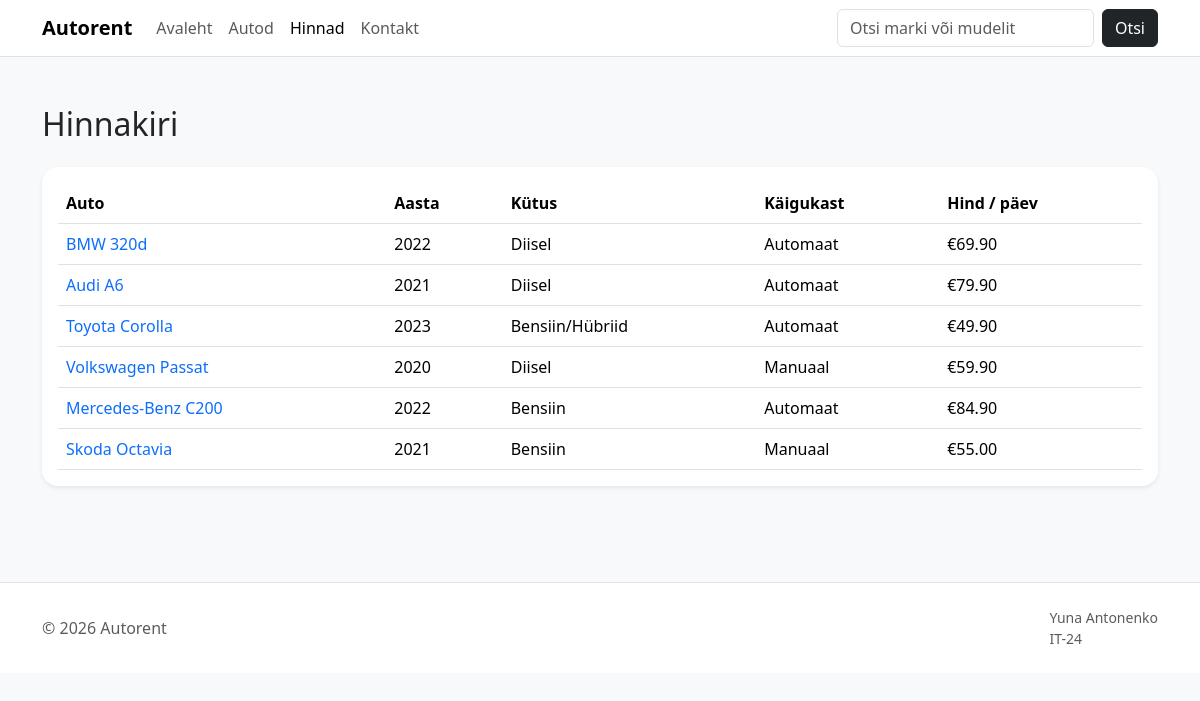
Screenshot of /hinnad.php with the database file from the repository.
### tables this page shows
CREATE TABLE cars (
  id INT AUTO_INCREMENT PRIMARY KEY,
  brand VARCHAR(100) NOT NULL,
  model VARCHAR(100) NOT NULL,
  year INT NOT NULL,
  registration_number VARCHAR(50) NOT NULL,
  price_per_day DECIMAL(10,2) NOT NULL,
  engine VARCHAR(100) NOT NULL,
  fuel_type VARCHAR(50) NOT NULL,
  transmission VARCHAR(50) NOT NULL,
  seats INT NOT NULL,
  description TEXT,
  image VARCHAR(255) NOT NULL,
  status ENUM('available', 'rented', 'service') NOT NULL DEFAULT 'available',
  created_at TIMESTAMP DEFAULT CURRENT_TIMESTAMP
);

### inc/functions.php (called while the page is built, shortened)
<?php
function e(?string $value): string {
    return htmlspecialchars((string)$value, ENT_QUOTES, 'UTF-8');
}
function current_page(): string {
    return basename($_SERVER['PHP_SELF'] ?? '');
}
function active_nav(array $pages): string {
    return in_array(current_page(), $pages, true) ? 'active' : '';
}
function get_cars(string $search = '', int $limit = 8, int $offset = 0): array {
    $conn = db();
    if ($search !== '') {
        $sql = "SELECT * FROM cars WHERE brand LIKE CONCAT('%', ?, '%') OR model LIKE CONCAT('%', ?, '%') ORDER BY created_at DESC LIMIT ? OFFSET ?";
        $stmt = $conn->prepare($sql);
        $stmt->bind_param('ssii', $search, $search, $limit, $offset);
    } else {
        $sql = "SELECT * FROM cars ORDER BY created_at DESC LIMIT ? OFFSET ?";
        $stmt = $conn->prepare($sql);
        $stmt->bind_param('ii', $limit, $offset);
    }
    $stmt->execute();
    $result = $stmt->get_result();
    return $result->fetch_all(MYSQLI_ASSOC);
}

### public/hinnad.php (the view, shortened to what this page needs)
<?php
require_once __DIR__ . '/../inc/header.php';
$cars = get_cars('', 100, 0);
?>
<section class="container py-5">
  <h1 class="h2 mb-4">Hinnakiri</h1>
  <div class="table-responsive bg-white rounded-4 shadow-sm p-3">
    <table class="table table-hover align-middle mb-0">
      <thead><tr><th>Auto</th><th>Aasta</th><th>Kütus</th><th>Käigukast</th><th>Hind / päev</th></tr></thead>
      <tbody>
        <?php foreach ($cars as $car): ?>
        <tr>
          <td><a class="text-decoration-none" href="auto.php?id=<?= (int)$car['id'] ?>"><?= e($car['brand'] . ' ' . $car['model']) ?></a></td>
          <td><?= e($car['year']) ?></td>
          <td><?= e($car['fuel_type']) ?></td>
          <td><?= e($car['transmission']) ?></td>
          <td>€<?= number_format((float)$car['price_per_day'], 2) ?></td>
        </tr>
        <?php endforeach; ?>
      </tbody>
    </table>
  </div>
</section>
<?php require_once __DIR__ . '/../inc/footer.php'; ?>

### inc/header.php (shortened to what this page needs)
<?php require_once __DIR__ . '/functions.php';
$script = $_SERVER['PHP_SELF'] ?? '';
$basePath = (str_contains($script, '/public/') || str_contains($script, '/admin/')) ? '../' : '';
?>
<!doctype html>
<html lang="et">
<head>
    <link href="https://cdn.jsdelivr.net/npm/bootstrap@5.3.3/dist/css/bootstrap.min.css" rel="stylesheet">
    <link href="https://cdn.jsdelivr.net/npm/bootstrap-icons@1.11.3/font/bootstrap-icons.css" rel="stylesheet">
    <link href="<?= e($basePath) ?>assets/css/style.css" rel="stylesheet">
</head>
<body>
<nav class="navbar navbar-expand-lg bg-white border-bottom sticky-top">
  <div class="container">
    <a class="navbar-brand fw-bold" href="<?= str_contains($script, '/admin/') ? 'index.php' : 'index.php' ?>"><?= str_contains($script, '/admin/') ? 'Autorent admin' : 'Autorent' ?></a>
    <div class="collapse navbar-collapse" id="navbarMain">
      <?php if (!str_contains($script, '/admin/')): ?>
      <ul class="navbar-nav me-auto mb-2 mb-lg-0">
        <li class="nav-item"><a class="nav-link <?= active_nav(['index.php']) ?>" href="index.php">Avaleht</a></li>
        <li class="nav-item"><a class="nav-link <?= active_nav(['autod.php', 'auto.php']) ?>" href="autod.php">Autod</a></li>
        <li class="nav-item"><a class="nav-link <?= active_nav(['hinnad.php']) ?>" href="hinnad.php">Hinnad</a></li>
        <li class="nav-item"><a class="nav-link <?= active_nav(['kontakt.php']) ?>" href="kontakt.php">Kontakt</a></li>
      </ul>
      <form class="d-flex" method="get" action="autod.php">
        <input class="form-control me-2" type="search" name="q" placeholder="Otsi marki või mudelit" value="<?= e($_GET['q'] ?? '') ?>">
        <button class="btn btn-dark" type="submit">Otsi</button>
      </form>
      <?php endif; ?>
    </div>
  </div>
</nav>
<main>

### inc/footer.php (shortened to what this page needs)
</main>
<footer class="border-top bg-white py-4 mt-5">
  <div class="container d-flex flex-column flex-md-row justify-content-between align-items-center gap-2">
    <div class="text-muted">© <?= date('Y') ?> Autorent</div>
    <div class="text-muted small">Yuna Antonenko </br> IT-24
    </div>
  </div>
</footer>
</body>
</html>

### assets/css/style.css (style rules this page uses)
body { background: #f8f9fa; }
.table td, .table th { vertical-align: middle; }

### rows the page displays
cars: brand+model "BMW 320d", year "2022", fuel_type "Diisel", transmission "Automaat", price_per_day "69.90"
cars: brand+model "Audi A6", year "2021", fuel_type "Diisel", transmission "Automaat", price_per_day "79.90"
cars: brand+model "Toyota Corolla", year "2023", fuel_type "Bensiin/Hübriid", transmission "Automaat", price_per_day "49.90"
cars: brand+model "Volkswagen Passat", year "2020", fuel_type "Diisel", transmission "Manuaal", price_per_day "59.90"
cars: brand+model "Mercedes-Benz C200", year "2022", fuel_type "Bensiin", transmission "Automaat", price_per_day "84.90"
cars: brand+model "Skoda Octavia", year "2021", fuel_type "Bensiin", transmission "Manuaal", price_per_day "55.00"
